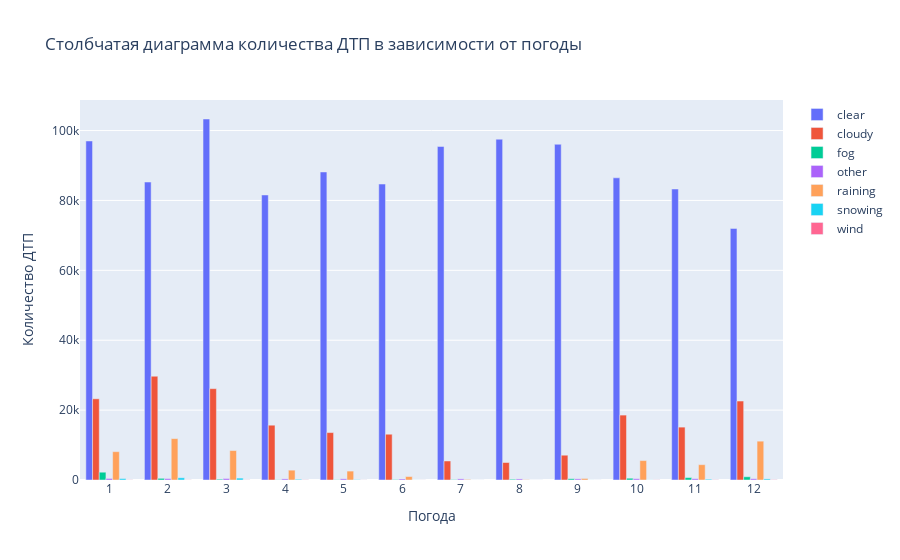

This figure's notebook cell:
### Markdown cell above
Основное количество (более чем в 10 раз) аварий происходит на сухой дороге. Все остальные происшествия наблюдаются в значительно меньшем количестве и преимущественно в осенне-зимний период.

### Code cell
# Оценим влияние погоды на количество аварий
df_raw = '''
SELECT 
    EXTRACT(MONTH FROM collision_date)::int AS month,
    weather_1,
    COUNT(*)
FROM collisions
WHERE DATE_TRUNC('month', CAST(collision_date AS timestamp)) < '2012.04.01'
GROUP BY EXTRACT(MONTH FROM collision_date)::int, weather_1
ORDER BY month
'''
df_raw = pd.read_sql_query(df_raw, con=engine).fillna('other')
df_raw_pt = df_raw.pivot_table(index='month', values='count', aggfunc='mean', columns='weather_1')

data = []
for col in df_raw_pt.columns:
    data.append(go.Bar(x=df_raw_pt.index.astype(str), y=df_raw_pt[col], name=col))
fig = go.Figure(data=data, layout=layout)
fig.update_layout(
    xaxis_title='Погода', 
    yaxis_title='Количество ДТП', 
    title='Столбчатая диаграмма количества ДТП в зависимости от погоды')
iplot(fig)

### Figure 1 — Plotly figure (JSON) as saved in the notebook; plotly's stock layout.template omitted (floating-point values rounded to 4 significant figures)
{"data": [{"name": "clear", "type": "bar", "x": ["1", "2", "3", "4", "5", "6", "7", "8", "9", "10", "11", "12"], "y": [97016, 85269, 103305, 81562, 88151, 84688, 95448, 97529, 96074, 86472, 83271, 71997]}, {"name": "cloudy", "type": "bar", "x": ["1", "2", "3", "4", "5", "6", "7", "8", "9", "10", "11", "12"], "y": [23233, 29692, 26139, 15682, 13571, 13101, 5447, 5006, 7093, 18576, 15132, 22599]}, {"name": "fog", "type": "bar", "x": ["1", "2", "3", "4", "5", "6", "7", "8", "9", "10", "11", "12"], "y": [2228, 478, 232, 71, 80, 135, 114, 217, 366, 508, 700, 933]}, {"name": "other", "type": "bar", "x": ["1", "2", "3", "4", "5", "6", "7", "8", "9", "10", "11", "12"], "y": [431, 398.5, 423.5, 317, 334, 292.5, 323.5, 306, 331.5, 370, 369.5, 357]}, {"name": "raining", "type": "bar", "x": ["1", "2", "3", "4", "5", "6", "7", "8", "9", "10", "11", "12"], "y": [8104, 11842, 8424, 2815, 2553, 991, 167, 91, 437, 5556, 4385, 11114]}, {"name": "snowing", "type": "bar", "x": ["1", "2", "3", "4", "5", "6", "7", "8", "9", "10", "11", "12"], "y": [406, 632, 538, 213, 99, 16, 7, 8, 12, 34, 230, 315]}, {"name": "wind", "type": "bar", "x": ["1", "2", "3", "4", "5", "6", "7", "8", "9", "10", "11", "12"], "y": [51, 40, 49, 55, 26, 15, 5, 4, 4, 47, 60, 73]}], "layout": {"hovermode": false, "title": {"text": "Столбчатая диаграмма количества ДТП в зависимости от погоды"}, "xaxis": {"title": {"text": "Погода"}}, "yaxis": {"title": {"text": "Количество ДТП"}}}}
